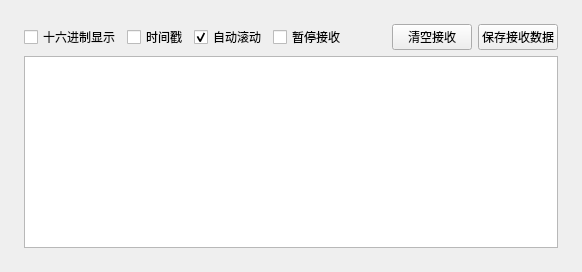
<?xml version="1.0" encoding="UTF-8"?>
<ui version="4.0">
 <class>MonitorPage</class>
 <widget class="QWidget" name="MonitorPage">
  <layout class="QVBoxLayout" name="verticalLayout">
   <property name="leftMargin"><number>24</number></property><property name="topMargin"><number>24</number></property><property name="rightMargin"><number>24</number></property><property name="bottomMargin"><number>24</number></property>
   <item><layout class="QHBoxLayout" name="toolbarLayout">
    <item><widget class="QCheckBox" name="hexCheckBox"><property name="text"><string>十六进制显示</string></property></widget></item>
    <item><widget class="QCheckBox" name="timestampCheckBox"><property name="text"><string>时间戳</string></property></widget></item>
    <item><widget class="QCheckBox" name="autoScrollCheckBox"><property name="text"><string>自动滚动</string></property><property name="checked"><bool>true</bool></property></widget></item>
    <item><widget class="QCheckBox" name="pauseCheckBox"><property name="text"><string>暂停接收</string></property></widget></item>
    <item><spacer name="toolbarSpacer"><property name="orientation"><enum>Qt::Horizontal</enum></property><property name="sizeHint"><size><width>40</width><height>20</height></size></property></spacer></item>
    <item><widget class="QPushButton" name="clearButton"><property name="text"><string>清空接收</string></property></widget></item>
    <item><widget class="QPushButton" name="saveButton"><property name="text"><string>保存接收数据</string></property></widget></item>
   </layout></item>
   <item><widget class="QTextEdit" name="receiveTextEdit"><property name="readOnly"><bool>true</bool></property></widget></item>
  </layout>
 </widget>
 <resources/><connections/>
</ui>
